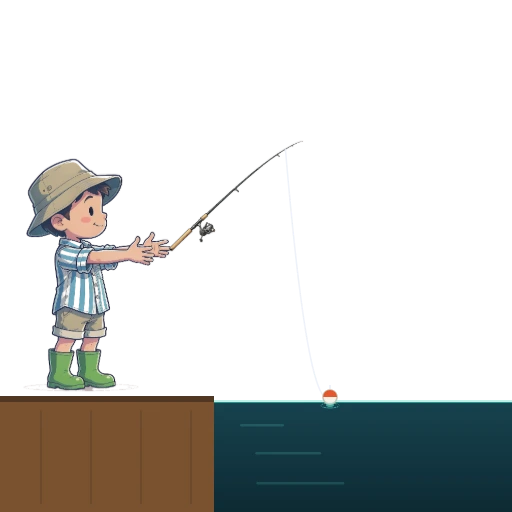
#> input picture assets/img/anim/fishing.webp, 512 x 512 px
$ python _add_shadow.py ../assets/img/anim/fishing.webp ../assets/img/anim/mining.webp 1.0
#> lines starting #> are read from the running program, lines starting #| are printed output that depends on the picture; after the words box and inside, x2 and y2 are one past the last pixel; in counts of white or black regions, pixels touching at a corner belong together
# -*- coding: utf-8 -*-
# 给透明 PNG 的物体下方合成一个柔和投影椭圆（匹配老张「落地感」）。
# 用法：python _add_shadow.py <in.png> <out.png> [peak] [width_ratio] [height_ratio] [drop]
import sys, numpy as np
from PIL import Image, ImageFilter

def add_shadow(src, dst, peak=80, wr=0.78, hr=0.16, drop=0.06, color=(70,62,55)):
#> called with src = '../assets/img/anim/fishing.webp', dst = '../assets/img/anim/mining.webp', peak = 1, wr = 0.78, hr = 0.16, drop = 0.06, color = (70, 62, 55)
    im = Image.open(src).convert("RGBA")
#> im is the input picture: PIL image 512x512 RGBA; mean R, G, B, A 28, 29.2, 26.8, 70.6
    a = np.array(im)
    H, W = a.shape[:2]
#> H = 512; W = 512
    alpha = a[:,:,3].astype(float)
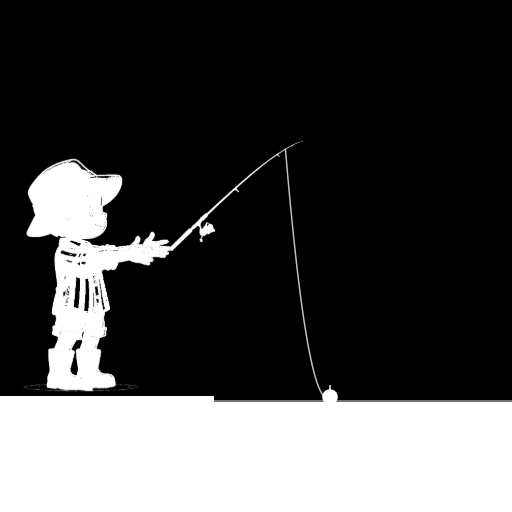
#> alpha: shape (512, 512) float64; min 0, max 255, mean 70.6
    obj = alpha > 12
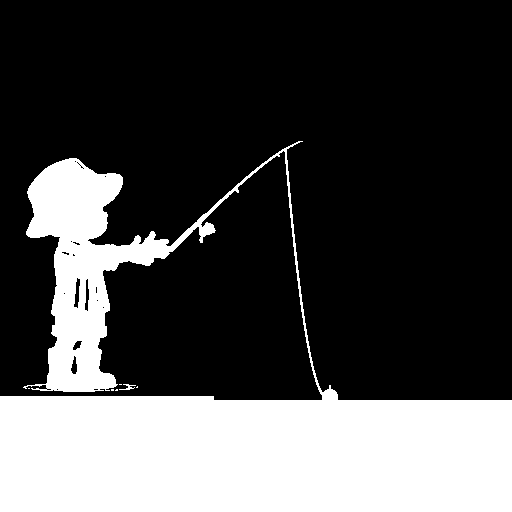
#> obj: shape (512, 512) bool; 28.5% white; 7 white regions (5 under 20 px), largest, box (x1, y1, x2, y2) and area: (0, 141, 512, 512) 74686, (119, 384, 136, 390) 42
    if obj.sum() == 0:
        im.save(dst); return (0,0)
    ys, xs = np.where(obj)
    x0,x1,y0,y1 = xs.min(), xs.max(), ys.min(), ys.max()
#> x0 = 0; x1 = 511; y0 = 141; y1 = 511
    cx = (x0+x1)/2.0
#> cx = 255.5
    obj_w = x1-x0; obj_h = y1-y0
#> after `obj_w = x1 - x0`: obj_w = 511
#> after `obj_h = y1 - y0`: obj_h = 370
    # 阴影椭圆中心：在物体底部略下方
    cy = y1 + drop*obj_h
#> cy = 533.2
    rx = (obj_w*wr)/2.0
#> rx = 199.3
    ry = (obj_h*hr)/2.0
#> ry = 29.6
    yy, xx = np.mgrid[0:H,0:W]
    nx = (xx-cx)/rx; ny = (yy-cy)/ry
#> after `nx = (xx - cx) / rx`:
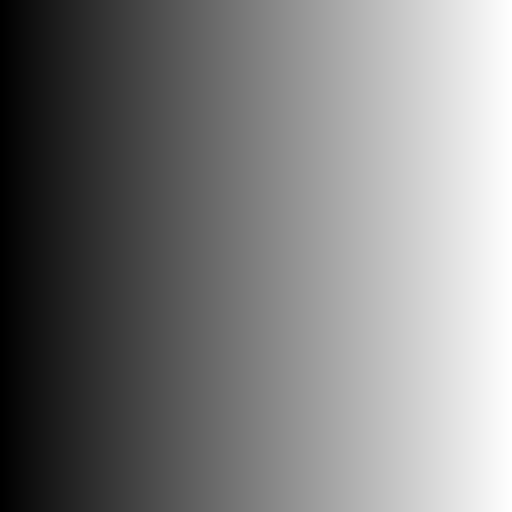
#> nx: shape (512, 512) float64; min -1.28, max 1.28, mean 0; drawn with min black and max white
#> after `ny = (yy - cy) / ry`:
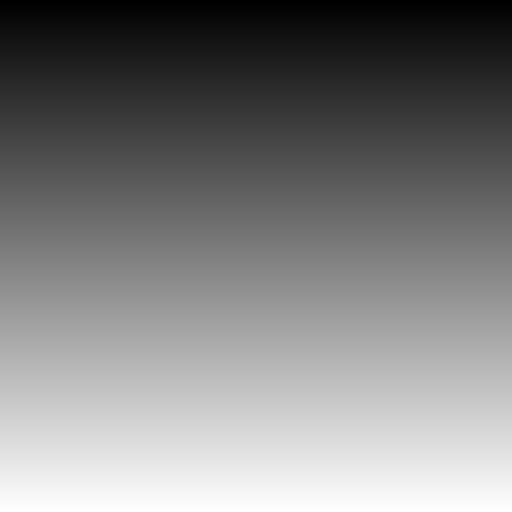
#> ny: shape (512, 512) float64; min -18.01, max -0.75, mean -9.38; drawn with min black and max white
    d = np.sqrt(nx*nx + ny*ny)
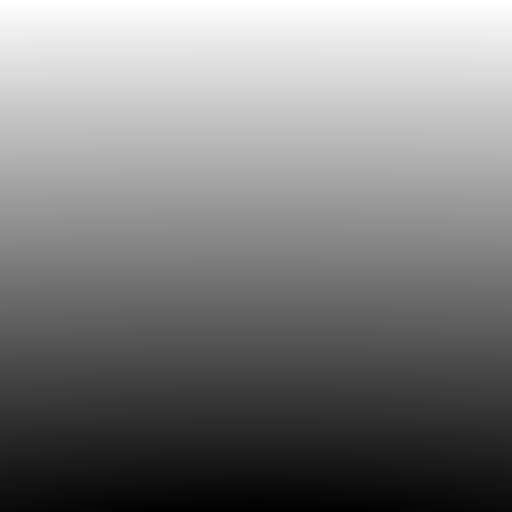
#> d: shape (512, 512) float64; min 0.75, max 18.06, mean 9.43; drawn with min black and max white
    sh = np.clip(1.0 - d, 0, 1)**1.8 * peak   # 柔和径向衰减
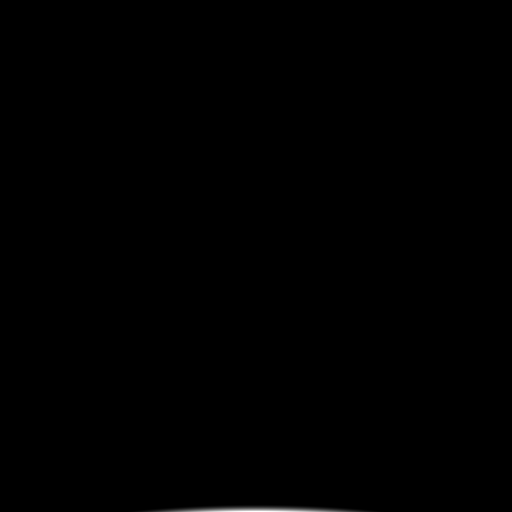
#> sh: shape (512, 512) float64; min 0, max 0.0825, mean 0.000125; drawn with min black and max white
    sh = sh * (1 - alpha/255.0)               # 只在背景/半透明处落影，物体下方不重复
#> sh: shape (512, 512) float64; every value is 0
    sh = np.clip(sh, 0, 255).astype(np.uint8)
#> sh: shape (512, 512); every value is 0
    # 轻微模糊让边缘更柔
    sh_img = Image.fromarray(sh, "L").filter(ImageFilter.GaussianBlur(radius=max(2,int(obj_w*0.012))))
    sh_a = np.array(sh_img).astype(float)
    # 合成：阴影在物体之下（alpha 取 max），颜色用阴影色
    out = a.copy()
    shadow_mask = sh_a > out[:,:,3]
    out[shadow_mask,0:3] = color
    out[shadow_mask,3] = np.maximum(out[shadow_mask,3], sh_a[shadow_mask]).astype(np.uint8)
    # 物体本身保持不变（已被 >=12 保留）
    Image.fromarray(out, "RGBA").save(dst)
    return (int(sh_a.sum()), int(obj.sum()))

if __name__ == "__main__":
    src, dst = sys.argv[1], sys.argv[2]
    peak = float(sys.argv[3]) if len(sys.argv)>3 else 80
    r = add_shadow(src, dst, peak=peak)
#> r = (0, 74747)
    print("shadow px sum=%d  obj px=%d -> %s" % (r[0], r[1], dst))
#| shadow px sum=0  obj px=74747 -> ../assets/img/anim/mining.webp
